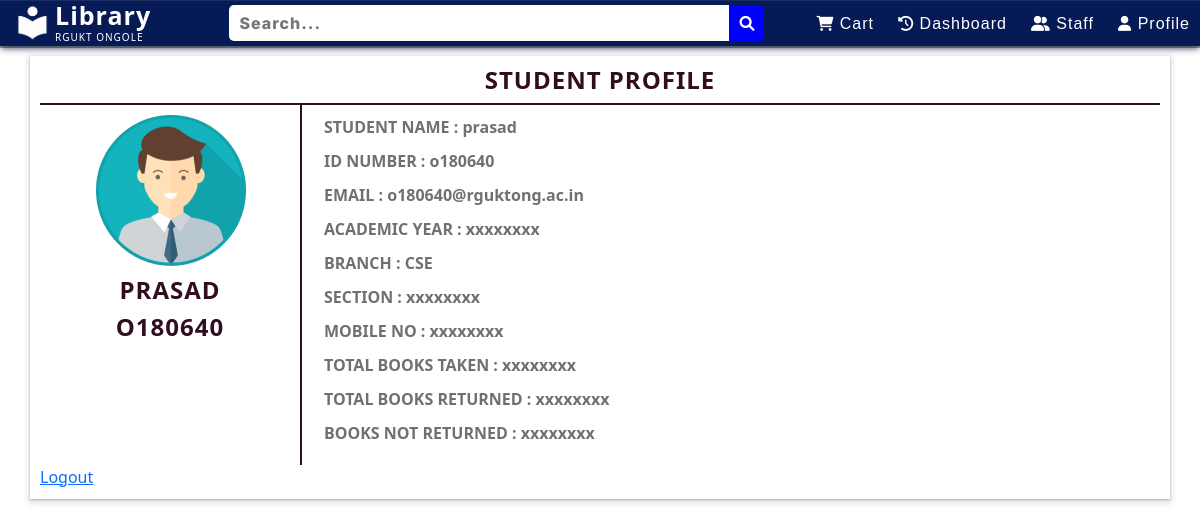
/student/profile.php (signed in), run on the app's committed database.
### tables this page shows
CREATE TABLE `user` (
  `Name` varchar(50) NOT NULL,
  `Type` varchar(20) NOT NULL,
  `Userid` varchar(20) NOT NULL,
  `Email` varchar(50) NOT NULL,
  `Branch` varchar(10) NOT NULL,
  `Password` varchar(50) NOT NULL
);

### student/profile.php (the view)
<?php require('dbconnect.php'); ?>
<?php include_once("bootstrap.php") ?>
<?php include_once("titlebar.php") ?>
<div class="profile container">
	<div class="profile-header">
		<div class="profile-head">
			<h2 class="profile-header">STUDENT PROFILE</h2>
			<div class="profile-hr"></div>
		</div>
	</div>
	<?php
		$rollno = $_SESSION['Id'];
		$sql = "select * from Library.user where Userid='$rollno'";
		$result = $conn->query($sql);
		$row = $result->fetch_assoc();
	?>
	<div class="profile-content row">
		<div class="profile-left col-md-3">
			<div class="profile-left-hr"></div>
			<div class="profile-photo">
				<img src="./lib-images/profile.png">
			</div>
			<div class="student-name">
				<h2><?php echo $row['Name'] ?></h2>
				<h2><?php echo $row['Userid']?></h2>
			</div>
		</div>
		<div class="profile-right col-md-9 p-0">
			<div class="student-info">
				<p><strong>STUDENT NAME : <?php echo $row['Name'] ?></strong></p>
				<p><strong>ID NUMBER : <?php echo $row['Userid']?></strong> </p>
				<p><strong>EMAIL : <?php echo $row['Email']?></strong> </p>
				<p><strong>ACADEMIC YEAR : xxxxxxxx</strong> </p>
				<p><strong>BRANCH : <?php echo $row['Branch']?></strong></p>
				<p><strong>SECTION : xxxxxxxx</strong></p>
				<p><strong>MOBILE NO : xxxxxxxx</strong></p>
				<p><strong>TOTAL BOOKS TAKEN : xxxxxxxx</strong></p>
				<p><strong>TOTAL BOOKS RETURNED : xxxxxxxx</strong></p>
				<p><strong>BOOKS NOT RETURNED : xxxxxxxx</strong></p>
			</div>
		</div>
		<a href="logout.php">Logout</a>
	</div>
</div>

### student/new.css (style rules this page uses)
* { box-sizing: border-box; padding: 0; margin: 0; }
.profile { margin-top: 10px; padding: 10px; box-shadow: rgba(60, 64, 67, 0.3) 0px 1px 2px 0px, rgba(60, 64, 67, 0.15) 0px 2px 6px 2px; }
.profile-content { padding: 0px; }
.profile-header { text-align: center; font-size: 24px; text-transform: uppercase; color: #310D20; letter-spacing: 1px; font-weight: bolder; }
.profile-hr { background-color: #310D20; height: 2px; margin: 0px 0px 0px 0px; }
.profile-photo { margin: 10px; text-align: center; }
.profile-left-hr { float: right; height: 360px; width: 2px; background-color: #310D20; }
.student-info p { font-size: 16px; color: #707070; margin: 10px; }
.student-name h2 { text-align: center; font-size: 24px; text-transform: uppercase; color: #310D20; letter-spacing: 1px; font-weight: bolder; }

### data on the page
user: Name "PRASAD", Userid "O180640", Name "prasad", Userid "o180640", Email "o180640@rguktong.ac.in", Branch "CSE"
